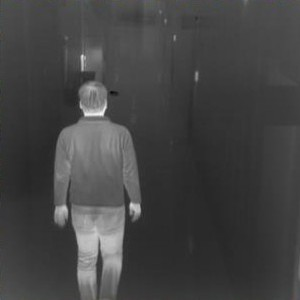
%> input picture FInal_Fusion/manWalkIR.jpg, 300 x 300 px
$ octave fusion_new.m   (GNU Octave 9; MATLAB toolbox functions it lacks are replaced by stand-ins)
%> lines starting %> are read from the running program, lines starting %| are printed output that depends on the picture; in (x1, y1, x2, y2) boxes, pixels count from 0 and x2, y2 are one past the last pixel; in counts of white or black regions, pixels touching at a corner belong together; the program's own positions count from 1
clc; clear; close all;

% Step 1: Load Input Images
IR = imread('manWalkIR.jpg');
%> IR is the input picture: size 300x300x3 uint8; mean R, G, B 67.7, 67.8, 67.7
VIS = imread('manWalkVB.jpg');
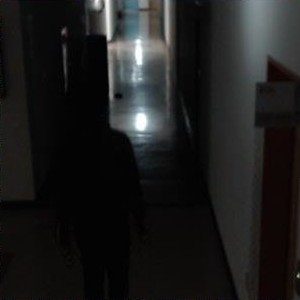
%> input picture FInal_Fusion/manWalkVB.jpg, 300 x 300 px
%> VIS is the input picture: size 300x300x3 uint8; mean R, G, B 29, 29, 28.6
figure, imshow(IR); title('Original Infrared Image');

% Step 2: Preprocess Infrared Image
grayIR = rgb2gray(IR);
figure, imhist(grayIR); title('Histogram of Infrared Grayscale Image');
%> after `title('Histogram of Infrared Grayscale Image')`:
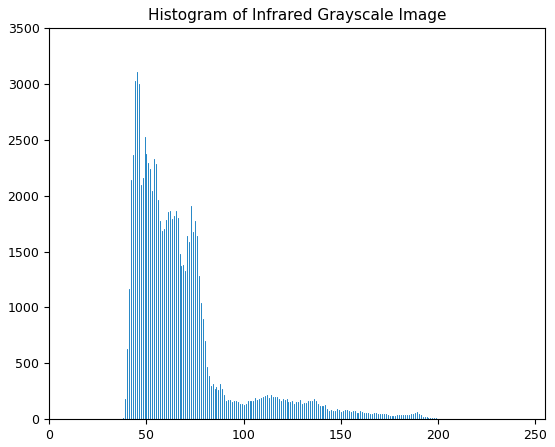
%> figure redrawn from the program's plot data; highest point at x = 45, y = 3105

smoothedIR = imgaussfilt(grayIR, 2);  % Gaussian smoothing
level = graythresh(smoothedIR);      % Otsu threshold
%> level = 0.365
threshold = round(level * 255);
%> threshold = 93
fprintf('Computed Otsu Threshold: %d\n', threshold);
%| Computed Otsu Threshold: 93

binaryMask = smoothedIR > threshold;
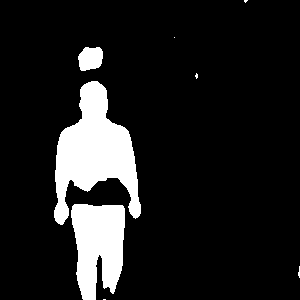
%> binaryMask: size 300x300 logical; 12% white; 8 white regions (5 under 20 px), largest, box (x1, y1, x2, y2) and area: (54, 81, 141, 225) 6353, (71, 204, 125, 300) 3960, (78, 47, 103, 71) 483
binaryMask = imclose(binaryMask, strel('disk', 5));   % Fill gaps
%> binaryMask: size 300x300 logical; 12.4% white; 7 white regions (5 under 20 px), largest, box (x1, y1, x2, y2) and area: (54, 81, 141, 300) 10649, (78, 47, 103, 71) 483
binaryMask = bwareaopen(binaryMask, 100);             % Remove small fragments

% Step 3: Apply Mask to IR Image
maskedIR = IR;
maskedIR(repmat(~binaryMask, [1 1 3])) = 0;
figure; imshow(maskedIR); title('Masked IR Image (Auto ROI)');

% Step 4: Create STM and BM Masks
stm = uint8(binaryMask) * 255;
bm = uint8(~binaryMask) * 255;

% s-i, b-v
IR = stm .* IR;
VIS = bm .* VIS;

% Step 5: Applying DWT for Image Fusion
figure(1)
subplot(1,2,1); imshow(IR, []); title('Target (IR) Image');
subplot(1,2,2); imshow(VIS, []); title('Background (Visible) Image');

if size(IR,3) == 3
    IR = rgb2gray(IR);
end
if size(VIS,3) == 3
    VIS = rgb2gray(VIS);
%> VIS: size 300x300 uint8
end

% Resize visible image to match IR dimensions
[rows, cols] = size(IR);
%> rows = 300; cols = 300
VIS = imresize(VIS, [rows cols]);

% Convert to double precision for processing
IR = im2double(IR);
VIS = im2double(VIS);
%> VIS: size 300x300 double

% Apply single-level DWT
[LL_IR, LH_IR, HL_IR, HH_IR] = dwt2(IR, 'db2');
[LL_VIS, LH_VIS, HL_VIS, HH_VIS] = dwt2(VIS, 'db2');
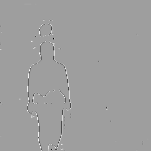
%> HL_VIS: size 151x151 double; min -1.29, max 0.791, mean -0.000366; drawn with min black and max white

% Display wavelet components for IR image
figure(2)
subplot(2,2,1); imshow(LL_IR, []); title('Approximation (LL) IR');
subplot(2,2,2); imshow(LH_IR, []); title('Horizontal Detail (LH) IR');
subplot(2,2,3); imshow(HL_IR, []); title('Vertical Detail (HL) IR');
subplot(2,2,4); imshow(HH_IR, []); title('Diagonal Detail (HH) IR');

% Display wavelet components for visible image
figure(3)
subplot(2,2,1); imshow(LL_VIS, []); title('Approximation (LL) VIS');
subplot(2,2,2); imshow(LH_VIS, []); title('Horizontal Detail (LH) VIS');
subplot(2,2,3); imshow(HL_VIS, []); title('Vertical Detail (HL) VIS');
subplot(2,2,4); imshow(HH_VIS, []); title('Diagonal Detail (HH) VIS');

% Perform simple average fusion
F_LL = 0.5 * LL_IR + 0.5 * LL_VIS;
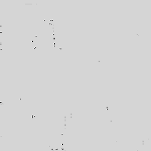
%> F_LL: size 151x151 double; min 0.448, max 1.11, mean 0.999; drawn with min black and max white
F_LH = 0.5 * LH_IR + 0.5 * LH_VIS;
F_HL = 0.5 * HL_IR + 0.5 * HL_VIS;
F_HH = 0.5 * HH_IR + 0.5 * HH_VIS;

% Reconstruct fused image
Fused = idwt2(F_LL, F_LH, F_HL, F_HH, 'db2');
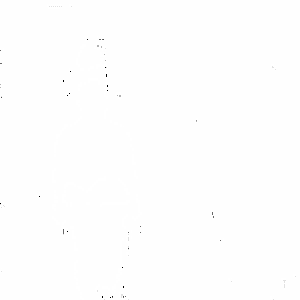
%> Fused: size 300x300 double; min -5.55e-17, max 0.5, mean 0.5; drawn with min black and max white

figure;
imshow(Fused, []);
title('Fused Image using Average Wavelet Fusion');

% Simulated Convolutional Enhancement
conv1x1_1 = Fused;                     % Simulated 1×1 conv
conv3x3 = imgaussfilt(conv1x1_1, 1);        % Simulated 3×3 conv
conv1x1_2 = conv3x3;                        % Simulated 1×1 conv

convEnhanced = uint8(0.5 * double(Fused) + 0.5 * double(conv1x1_2));
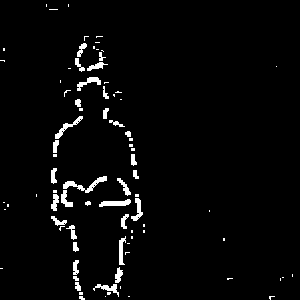
%> convEnhanced: size 300x300 uint8; values 0 (black) and 1 (white), 3.1% white; 83 white regions (51 under 20 px), largest, box (x1, y1, x2, y2) and area: (63, 176, 107, 193) 220, (99, 199, 131, 207) 157, (55, 116, 83, 139) 144
figure;
imshow(convEnhanced); title('Simulated Convolutional Enhancement Output');
